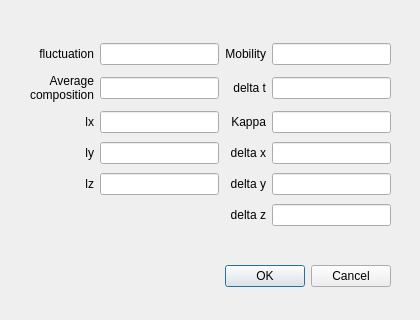
<?xml version="1.0" encoding="UTF-8"?>
<ui version="4.0">
 <class>DialogParamCH3D</class>
 <widget class="QDialog" name="DialogParamCH3D">
  <property name="geometry">
   <rect>
    <x>0</x>
    <y>0</y>
    <width>420</width>
    <height>320</height>
   </rect>
  </property>
  <property name="windowTitle">
   <string>Edit Parameters </string>
  </property>
  <widget class="QDialogButtonBox" name="buttonBoxParamCH3D">
   <property name="geometry">
    <rect>
     <x>50</x>
     <y>260</y>
     <width>341</width>
     <height>32</height>
    </rect>
   </property>
   <property name="orientation">
    <enum>Qt::Horizontal</enum>
   </property>
   <property name="standardButtons">
    <set>QDialogButtonBox::Cancel|QDialogButtonBox::Ok</set>
   </property>
  </widget>
  <widget class="QWidget" name="layoutWidget">
   <property name="geometry">
    <rect>
     <x>30</x>
     <y>40</y>
     <width>361</width>
     <height>191</height>
    </rect>
   </property>
   <layout class="QGridLayout" name="gridLayout">
    <item row="0" column="0">
     <widget class="QLabel" name="labelFluctuation">
      <property name="text">
       <string>fluctuation</string>
      </property>
      <property name="alignment">
       <set>Qt::AlignRight|Qt::AlignTrailing|Qt::AlignVCenter</set>
      </property>
     </widget>
    </item>
    <item row="0" column="1">
     <widget class="QLineEdit" name="lineEditFluctuation"/>
    </item>
    <item row="0" column="2">
     <widget class="QLabel" name="labelMobiliy">
      <property name="text">
       <string>Mobility</string>
      </property>
      <property name="alignment">
       <set>Qt::AlignRight|Qt::AlignTrailing|Qt::AlignVCenter</set>
      </property>
     </widget>
    </item>
    <item row="0" column="3">
     <widget class="QLineEdit" name="lineEditMobility"/>
    </item>
    <item row="1" column="0">
     <widget class="QLabel" name="labelCAvg">
      <property name="text">
       <string>Average
composition</string>
      </property>
      <property name="alignment">
       <set>Qt::AlignRight|Qt::AlignTrailing|Qt::AlignVCenter</set>
      </property>
     </widget>
    </item>
    <item row="1" column="1">
     <widget class="QLineEdit" name="lineEditCAvg"/>
    </item>
    <item row="1" column="2">
     <widget class="QLabel" name="labelDelT">
      <property name="text">
       <string>delta t</string>
      </property>
      <property name="alignment">
       <set>Qt::AlignRight|Qt::AlignTrailing|Qt::AlignVCenter</set>
      </property>
     </widget>
    </item>
    <item row="1" column="3">
     <widget class="QLineEdit" name="lineEditDelT"/>
    </item>
    <item row="2" column="0">
     <widget class="QLabel" name="labelLx">
      <property name="text">
       <string>lx</string>
      </property>
      <property name="alignment">
       <set>Qt::AlignRight|Qt::AlignTrailing|Qt::AlignVCenter</set>
      </property>
     </widget>
    </item>
    <item row="2" column="1">
     <widget class="QLineEdit" name="lineEditLx"/>
    </item>
    <item row="2" column="2">
     <widget class="QLabel" name="labelKappa">
      <property name="text">
       <string>Kappa</string>
      </property>
      <property name="alignment">
       <set>Qt::AlignRight|Qt::AlignTrailing|Qt::AlignVCenter</set>
      </property>
     </widget>
    </item>
    <item row="2" column="3">
     <widget class="QLineEdit" name="lineEditKappa"/>
    </item>
    <item row="3" column="0">
     <widget class="QLabel" name="labelLy">
      <property name="text">
       <string>ly</string>
      </property>
      <property name="alignment">
       <set>Qt::AlignRight|Qt::AlignTrailing|Qt::AlignVCenter</set>
      </property>
     </widget>
    </item>
    <item row="3" column="1">
     <widget class="QLineEdit" name="lineEditLy"/>
    </item>
    <item row="3" column="2">
     <widget class="QLabel" name="labelDelX">
      <property name="text">
       <string>delta x</string>
      </property>
      <property name="alignment">
       <set>Qt::AlignRight|Qt::AlignTrailing|Qt::AlignVCenter</set>
      </property>
     </widget>
    </item>
    <item row="3" column="3">
     <widget class="QLineEdit" name="lineEditDelX"/>
    </item>
    <item row="4" column="0">
     <widget class="QLabel" name="labelLz">
      <property name="text">
       <string>lz</string>
      </property>
      <property name="alignment">
       <set>Qt::AlignRight|Qt::AlignTrailing|Qt::AlignVCenter</set>
      </property>
     </widget>
    </item>
    <item row="4" column="1">
     <widget class="QLineEdit" name="lineEditLz"/>
    </item>
    <item row="4" column="2">
     <widget class="QLabel" name="labelDelY">
      <property name="text">
       <string>delta y</string>
      </property>
      <property name="alignment">
       <set>Qt::AlignRight|Qt::AlignTrailing|Qt::AlignVCenter</set>
      </property>
     </widget>
    </item>
    <item row="4" column="3">
     <widget class="QLineEdit" name="lineEditDelY"/>
    </item>
    <item row="5" column="2">
     <widget class="QLabel" name="labelDelZ">
      <property name="text">
       <string>delta z</string>
      </property>
      <property name="alignment">
       <set>Qt::AlignRight|Qt::AlignTrailing|Qt::AlignVCenter</set>
      </property>
     </widget>
    </item>
    <item row="5" column="3">
     <widget class="QLineEdit" name="lineEditDelZ"/>
    </item>
   </layout>
  </widget>
 </widget>
 <resources/>
 <connections>
  <connection>
   <sender>buttonBoxParamCH3D</sender>
   <signal>accepted()</signal>
   <receiver>DialogParamCH3D</receiver>
   <slot>accept()</slot>
   <hints>
    <hint type="sourcelabel">
     <x>248</x>
     <y>254</y>
    </hint>
    <hint type="destinationlabel">
     <x>157</x>
     <y>274</y>
    </hint>
   </hints>
  </connection>
  <connection>
   <sender>buttonBoxParamCH3D</sender>
   <signal>rejected()</signal>
   <receiver>DialogParamCH3D</receiver>
   <slot>reject()</slot>
   <hints>
    <hint type="sourcelabel">
     <x>316</x>
     <y>260</y>
    </hint>
    <hint type="destinationlabel">
     <x>286</x>
     <y>274</y>
    </hint>
   </hints>
  </connection>
 </connections>
</ui>
